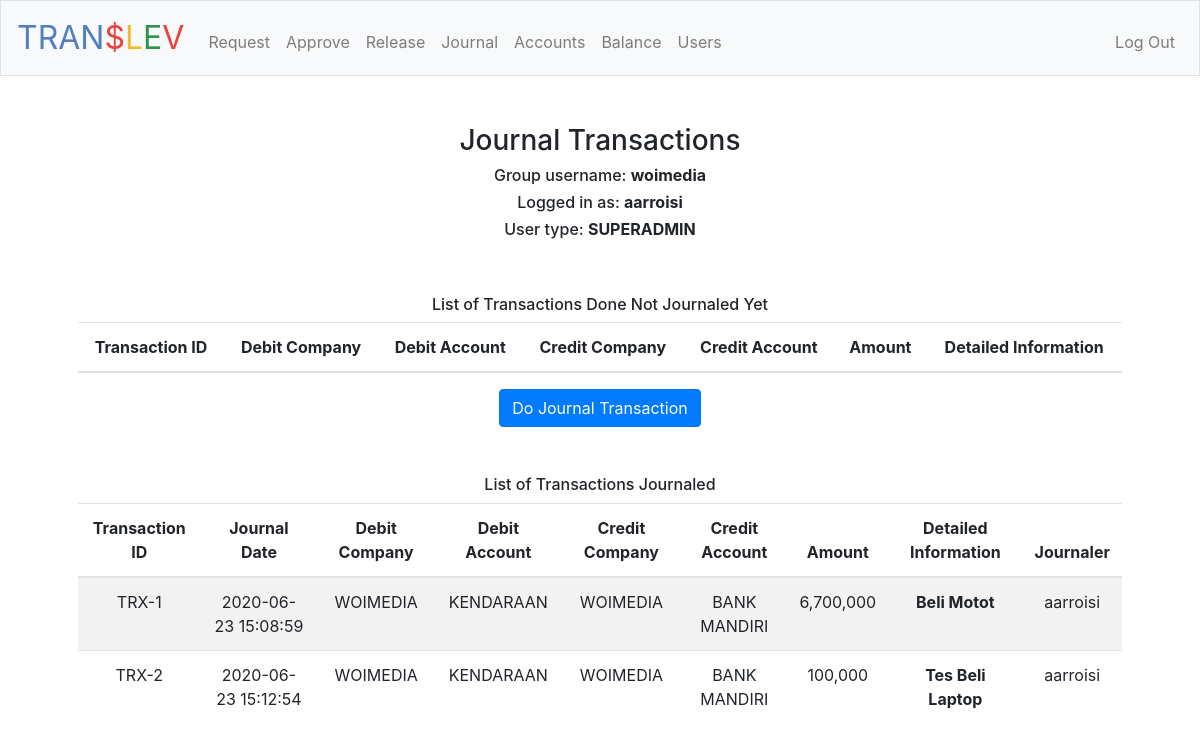
Page /journal (signed in) on the committed database.
### tables this page shows
CREATE TABLE 'users' (
user_id INTEGER PRIMARY KEY,
username TEXT,
hash TEXT, 'type' text DEFAULT 'MAKER', 'group_username' text, 'allowed' boolean DEFAULT 1);

CREATE TABLE 'trx' (
trx_id INTEGER PRIMARY KEY,
maker TEXT,
approver TEXT,
debit_acc TEXT,
debit_com TEXT,
credit_acc TEXT,
credit_com TEXT,
value NUMERIC,'requested_date' DATETIME DEFAULT CURRENT_TIMESTAMP, 'notes' text, 'approved' boolean DEFAULT 0, 'acted' boolean DEFAULT 0, 'journaled' boolean DEFAULT 0, 'approved_date' datetime, 'acted_date' datetime, 'journaled_date' datetime, 'req_method' text, 'requested'  boolean DEFAULT (1)  , 'actor' text, 'journaler' text, 'group_username' text, 'dest_entity' text, 'dest_account' text, 'dest_account_no' text, 'rejected' boolean DEFAULT 0, 'rejected_date' datetime,'add_notes' text);

### application.py (the view, shortened to what this page needs)
@app.route("/journal", methods=["GET", "POST"])
@login_required
def journal():
    db = SQL("sqlite:///translev.db")
    userid = session["user_id"]
    userSession = db.execute("SELECT * FROM users WHERE users.user_id = ?", userid)
    username = userSession[0]["username"]
    level = userSession[0]['type']
    group_username = userSession[0]['group_username']
    ids = [group_username, username, level]
    if level in ["SUPERADMIN", "ACCOUNTANT"]:
        if request.method == "GET":
            trx = db.execute("SELECT * FROM trx WHERE acted = 1 AND journaled = 0 AND group_username = ?", group_username)
            trx2 = db.execute("SELECT * FROM trx WHERE journaled = 1 AND group_username = ?", group_username)
            return render_template("journal.html", trx=trx, trx2=trx2, ids=ids)
    else:
        flash("You are not ACCOUNTANT / SUPER ADMIN!")
        return redirect("/")

### application.py (called while the page is built)
@app.after_request
def after_request(response):
    response.headers["Cache-Control"] = "no-cache, no-store, must-revalidate"
    response.headers["Expires"] = 0
    response.headers["Pragma"] = "no-cache"
    return response

### helpers.py (called while the page is built)
def login_required(f):
    @wraps(f)
    def decorated_function(*args, **kwargs):
        if session.get("user_id") is None:
            return redirect("/login")
        return f(*args, **kwargs)
    return decorated_function

### templates/journal.html (shortened to what this page needs)
{% extends "layout.html" %}
{% block main %}
    <h3>Journal Transactions</h3>
    <h6>Group username: <b>{{ ids[0] }}</b></h6>
    <h6>Logged in as: <b>{{ ids[1] }}</b></h6>
    <h6>User type: <b>{{ ids[2] }}</b></h6>
    <br>
    <br>
    <h6>List of Transactions Done Not Journaled Yet</h6>
    <form action="/journal" method="post">
        <table class="table text-center table-striped">
            <thead>
                <tr>
                    <th scope="col">Transaction ID</th>
                    <th scope="col">Debit Company</th>
                    <th scope="col">Debit Account</th>
                    <th scope="col">Credit Company</th>
                    <th scope="col">Credit Account</th>
                    <th scope="col">Amount</th>
                    <th scope="col">Detailed Information</th>
                </tr>
            </thead>
        </table>
        <div>
            <button id="button" class="btn btn-primary" type="submit">Do Journal Transaction</button>
        </div>
    </form>
    <br>
    <br>
    <h6>List of Transactions Journaled</h6>
    <table class="table text-center table-striped">
        <thead>
            <tr>
                <th scope="col">Transaction ID</th>
                <th scope="col">Journal Date</th>
                <th scope="col">Debit Company</th>
                <th scope="col">Debit Account</th>
                <th scope="col">Credit Company</th>
                <th scope="col">Credit Account</th>
                <th scope="col">Amount</th>
                <th scope="col">Detailed Information</th>
                <th scope="col">Journaler</th>
            </tr>
        </thead>
        <tbody>
            {% for row in trx2 %}
                    <tr>
                        <td>TRX-{{ row["trx_id"] }}</td>
                        <td>{{ row["journaled_date"] }}</td>
                        <td>{{ row["debit_com"] }}</td>
                        <td>{{ row["debit_acc"] }}</td>
                        <td>{{ row["credit_com"] }}</td>
                        <td>{{ row["credit_acc"] }}</td>
                        <td>{{ "{:,.0f}".format(row["value"]) }}</td>
                        <td><b>{{ row["notes"] }}</b></td>
                        <td>{{ row["journaler"] }}</td>
                    </tr>
            {% endfor %}
        </tbody>
    </table>
{% endblock %}

### rows in the picture
users: group_username "woimedia", username "aarroisi", type "SUPERADMIN"
trx: trx_id "1", journaled_date "2020-06-23 15:08:59", debit_com "WOIMEDIA", debit_acc "KENDARAAN", credit_com "WOIMEDIA", credit_acc "BANK MANDIRI", value "6,700,000", notes "Beli Motot", journaler "aarroisi"
trx: trx_id "2", journaled_date "2020-06-23 15:12:54", debit_com "WOIMEDIA", debit_acc "KENDARAAN", credit_com "WOIMEDIA", credit_acc "BANK MANDIRI", value "100,000", notes "Tes Beli Laptop", journaler "aarroisi"
